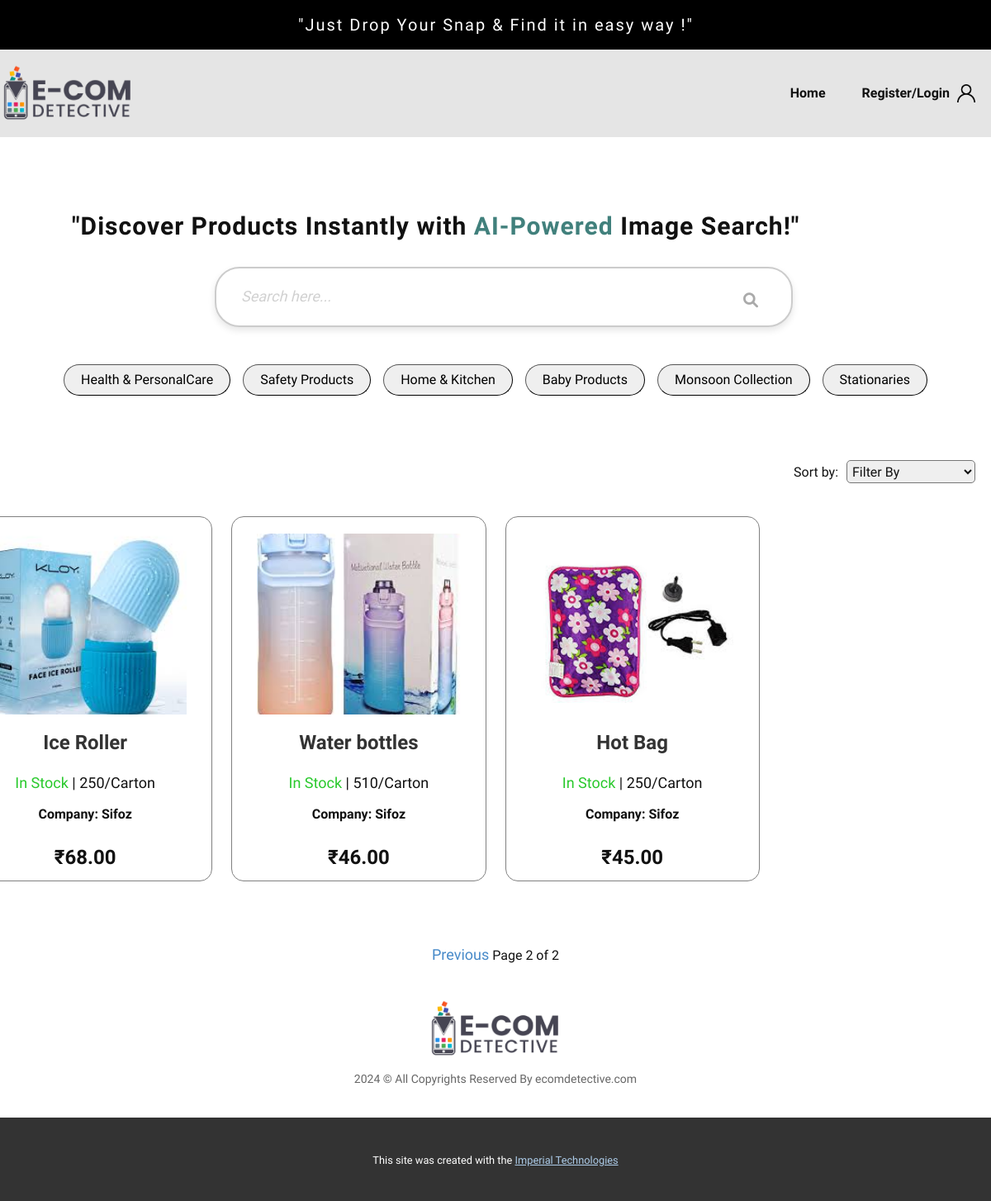
Before: /?q=&category=&sort=&page=2 with the older database file.
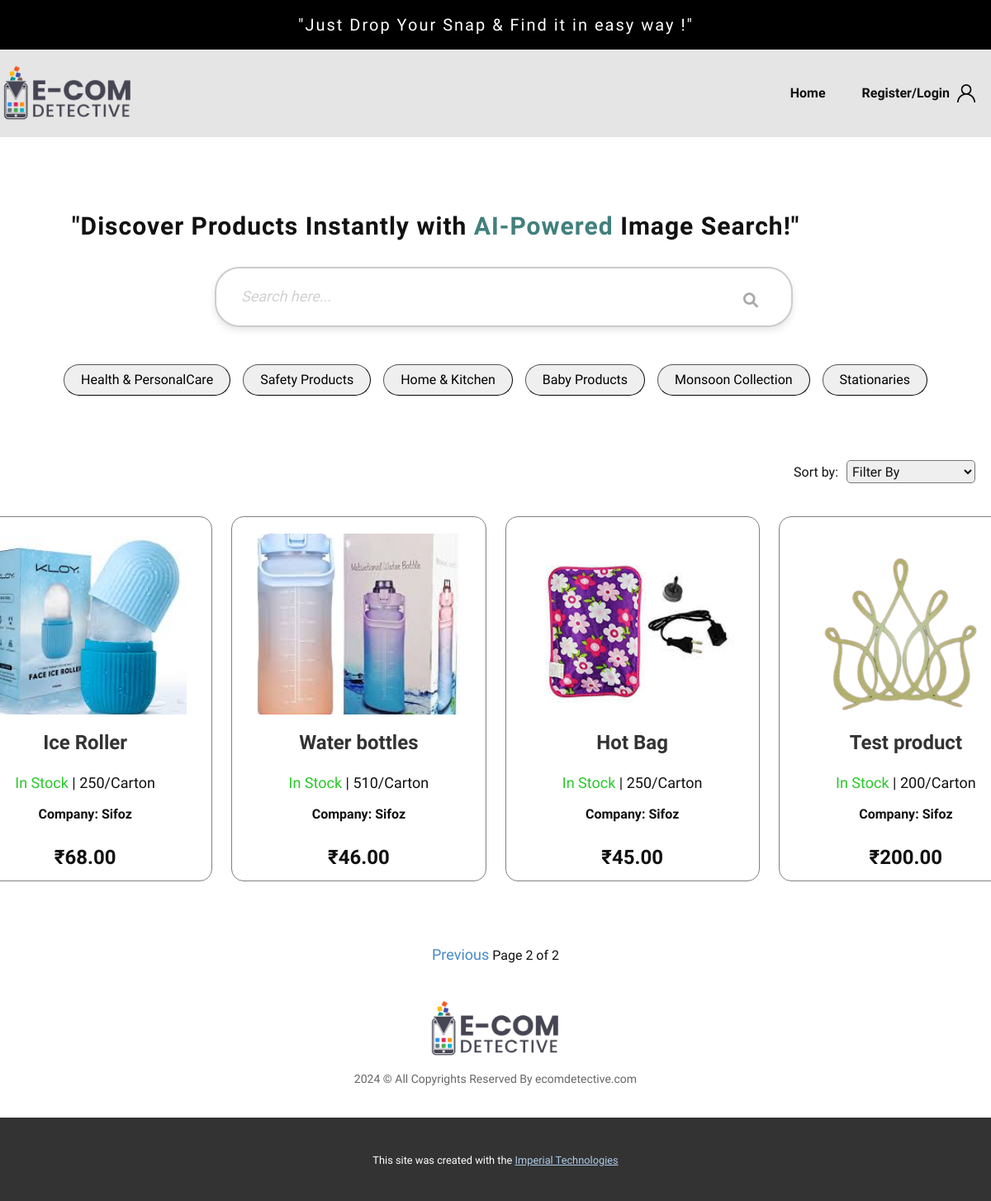
After: the same page with the newer database file.
### ecomApp/models.py (models this page shows, shortened)
class Product(models.Model):
    CATEGORY_CHOICES = [
        ('Home & Kitchen', 'Home & Kitchen'),
        ('Health & PersonalCare', 'Health & PersonalCare'),
        ('Safety Products', 'Safety Products'),
        ('Electronic', 'Electronic'),
        ('Monsoon Collection', 'Monsoon Collection'),
        ('Baby Products', 'Baby Products'),
        ('Stationaries', 'Stationaries'),
        ('Home Decor', 'Home Decor'),
        ('Packaging Material', 'Packaging Material'),
    ]
    name = models.CharField(max_length=255)
    sku = models.CharField(max_length=50, unique=True)
    price = models.DecimalField(max_digits=10, decimal_places=2)
    image = models.ImageField(upload_to='products/')
    hsn_code = models.CharField(max_length=20)
    carton_quantity = models.PositiveIntegerField()
    in_stock = models.BooleanField(default=True)
    category = models.CharField(max_length=50, choices=CATEGORY_CHOICES, default='Electronics')
    user = models.ForeignKey(User, on_delete=models.CASCADE)  # Link to User model

class Profile(models.Model):
    ROLE_CHOICES = (
        ('Wholeseller', 'Wholeseller'),
        ('Customer', 'Customer'),
    )
    user = models.OneToOneField(User, on_delete=models.CASCADE)
    role = models.CharField(max_length=20, choices=ROLE_CHOICES)
    company_name = models.CharField(max_length=100, blank=True, null=True)  # Wholeseller
    address = models.TextField(blank=True, null=True)  # Wholeseller
    sell_on_amazon = models.BooleanField(default=False)  # Customer
    sell_on_flipkart = models.BooleanField(default=False)  # Customer
    sell_on_meesho = models.BooleanField(default=False)  # Customer

### ecomApp/views.py (the view, shortened to what this page needs)
# urls.py: path('', views.search_view, name='search'),  # Root URL
def search_view(request):
    query = request.GET.get('q', '')  # Retrieve search query
    category_id = request.GET.get('category', '')  # Retrieve category from URL parameters
    sort = request.GET.get('sort', '')
    page_number = request.GET.get('page', 1)  # Get the current page number
    products = Product.objects.filter(user__profile__role='Wholeseller')  # Base queryset
    if sort == 'price_asc':
        products = products.order_by('price')
    elif sort == 'price_desc':
        products = products.order_by('-price')
    elif sort == 'name_asc':
        products = products.order_by('name')
    elif sort == 'name_desc':
        products = products.order_by('-name')
    elif sort == 'below_99':
        products = products.filter(price__lt=99)
    elif sort == 'below_249':
        products = products.filter(price__lt=249)
    if category_id:
        products = products.filter(category=category_id)
    paginator = Paginator(products, 8)  # 8 products per page
    paginated_products = paginator.get_page(page_number)
    categories = Product.objects.values_list('category', flat=True).distinct()
    return render(request, 'ecomApp/search.html', {
        'products': paginated_products,
        'query': query,
        'categories': categories,
        'selected_category': category_id,
        'sort': sort,
    })

### ecomApp/templates/ecomApp/search.html (shortened to what this page needs)
{% extends "ecomApp/layout.html" %}
{% block content %}
<!DOCTYPE html>
<html style="font-size: 16px;" lang="en">
<head>
    {% load static %}
    <link href="https://cdnjs.cloudflare.com/ajax/libs/font-awesome/6.0.0-beta3/css/all.min.css" rel="stylesheet">
    <link rel="stylesheet" href="{% static 'css/nicepage.css' %}" media="screen">
    <link rel="stylesheet" href="{% static 'css/search.css' %}" media="screen">
    <link rel="stylesheet" href="{% static 'css/intlTelInput.css' %}" media="screen">
</head>
<body>
<div class="content">
    <section class="u-clearfix u-white u-section-1" id="sec-8f87">
        <div class="u-clearfix u-sheet u-sheet-1">
            <h4 class="u-align-center-xs u-text u-text-1"> "Discover Products Instantly with <span class="u-text-palette-4-dark-2">AI-Powered</span> Image Search!"
        </h4>
            <div class="search-container">
                <form method="get" action="{% url 'search' %}">
                    <div style="display: flex; align-items: center; gap: 10px;">
                        <input
                            type="text"
                            name="q"
                            placeholder="Search here..."
                            class="search-box"
                            style="flex-grow: 1;">
                        <button type="submit" class="search-button" style="background: none; border: none;">
                            <i class="fas fa-search search-icon"></i>
                        </button>
                    </div>
                </form>
            </div>
            <div class="category-buttons">
                {% for category in categories %}
                    <button type="button" class="category-button" onclick="filterByCategory('{{ category }}')">{{ category }}</button>
                {% endfor %}
            </div>
        </div>
    </section>
    <section class="u-clearfix u-white u-section-2" id="sec-9add">
        <div class="u-clearfix u-sheet u-sheet-1">
        <div class="custom-expanded u-list u-list-1">
<div style="margin-bottom: 40px; margin-top: -60px;display: flex; justify-content: flex-end; margin-right: 70px">
    <label for="sort" style="margin-right: 10px;margin-top: 2px">Sort by:</label>
    <select style="border-radius: 5px; padding: 2px" id="sort" onchange="sortProducts()">
        <option value="default"> Filter By </option>
    </select>
</div>
          <div class="u-repeater u-repeater-1" id="product-list">
              {% for product in products %}
              <div class="u-align-center u-border-1 u-border-grey-50 u-container-align-center u-container-align-center-lg u-container-align-center-md u-container-align-center-sm u-container-align-center-xl u-container-style u-list-item u-radius u-repeater-item u-shape-round u-list-item-1" data-category="{{ product.category }}">
              <div class="u-container-layout u-similar-container u-container-layout-1">
                <img alt="" class="u-expanded-width u-image u-image-default u-image-2" data-image-width="2000" data-image-height="1333" src="{{ product.image.url }}">
                <h4 class="u-text u-text-grey-80 u-text-13">{{ product.name }} </h4>
                <p class="u-text u-text-14">
                  <span class="{% if product.in_stock %}u-text-custom-color-1{% else %}u-text-custom-color-3{% endif %}">
                                        {% if product.in_stock %}
                                            In Stock
                                        {% else %}
                                            Stock Out
                                        {% endif %}
                                    </span> | {{ product.carton_quantity }}/Carton
                </p>
                <p class="u-text u-text-15"> Company: {{ product.user.profile.company_name }}</p>
                <p class="u-text u-text-16"> ₹{{ product.price }}</p>
              </div>
            </div>
              {% endfor %}
          </div>
        </div>
      </div>
        <div style="text-align: center; margin-top: 20px;">
    {% if products.has_previous %}
        <a href="?q={{ query }}&category={{ selected_category }}&sort={{ sort }}&page={{ products.previous_page_number }}" class="pagination-btn">Previous</a>
    {% endif %}
    <span>Page {{ products.number }} of {{ products.paginator.num_pages }}</span>
</div>
    </section>
</div>
{% endblock %}

### ecomApp/templates/ecomApp/layout.html (shortened to what this page needs)
{% load static %}
<!DOCTYPE html>
<html style="font-size: 16px;" lang="en">
<head>
    <link rel="stylesheet" href="{% static 'css/nicepage.css' %}" media="screen">
<link rel="stylesheet" href="{% static 'css/index.css' %}" media="screen">
    <link rel="stylesheet" href="{% static 'css/search.css' %}" media="screen">
    <link rel="stylesheet" href="{% static 'css/product.css' %}" media="screen">
    <link rel="stylesheet" href="{% static 'css/addproduct.css' %}" media="screen">
  <link rel="stylesheet" href="{% static 'css/intlTelInput.css' %}" media="screen">
</head>
  <body data-path-to-root="./" data-include-products="true" class="u-body u-xl-mode" data-lang="en"><header class="u-align-left u-clearfix u-container-align-left u-header u-section-row-container" id="sec-f866"><div class="u-section-rows">
        <div class="u-black u-section-row u-section-row-1" id="sec-46aa">
          <div class="u-clearfix u-sheet u-valign-middle u-sheet-1">
            <p class="u-align-center-xs u-custom-font u-font-montserrat u-text u-text-default u-text-1" data-animation-name="customAnimationIn" data-animation-duration="1000" data-animation-delay="0"> "Just Drop Your Snap &amp; Find it in easy way !"</p>
          </div>
        </div>
        <div class="u-grey-10 u-section-row u-sticky u-sticky-5c67 u-section-row-2" id="sec-37e8">
          <div class="u-clearfix u-sheet u-sheet-2">
            <a href="{% url 'search' %}" class="u-image u-logo u-image-1" data-image-width="761" data-image-height="328">
              <img src="{% static 'images/Ecom-detective-logo-removebg-preview.png' %}" class="u-logo-image u-logo-image-1" data-image-width="80">
            </a>
            <nav data-position="" class="u-menu u-menu-one-level u-offcanvas u-menu-1">
              <div class="u-custom-menu u-nav-container">
<ul class="u-nav u-unstyled u-nav-1">
                        <li class="u-nav-item">
        <a class="u-button-style u-nav-link" href="{% url 'search' %}">Home</a>
    </li>
    {% if user.is_authenticated %}
        <li class="u-nav-item">
            <a class="u-button-style u-nav-link" >{{ user.username }}</a>
        </li>
        <li class="u-nav-item">
            <a class="u-button-style u-nav-link" href="{% url 'logout' %}" >Logout</a>
        </li>
    {% else %}
        <li class="u-nav-item">
            <a class="u-button-style u-nav-link" href="{% url 'register' %}">Register/Login</a>
        </li>
    {% endif %}
                </ul>
              </div>
            </nav>
            <span class="u-file-icon u-hidden-xs u-icon u-icon-1">
              <img src="{% static 'images/747376.png' %}" alt="">
            </span>
          </div>
        </div>
      </div>
    </header>
  <div class="content">
     {% block content %}
                {% endblock %}
  </div>
    <footer class="u-align-center u-clearfix u-container-align-center u-footer u-white u-footer" id="sec-ed7a"><div class="u-clearfix u-sheet u-sheet-1">
        <a href="#" class="u-image u-logo u-image-1" data-image-width="761" data-image-height="328">
          <img src="{% static 'images/Ecom-detective-logo-removebg-preview.png' %}" class="u-logo-image u-logo-image-1" data-image-width="80">
        </a>
        <p class="u-text u-text-default u-text-grey-60 u-text-1"> 2024 © All Copyrights Reserved By ecomdetective.com</p>
      </div></footer>
    <section class="u-backlink u-clearfix u-grey-80">
      <p class="u-text">
        <span>This site was created with the </span>
        <a class="u-link" href="" target="_blank" rel="nofollow">
          <span>Imperial Technologies</span>
        </a>
      </p>
    </section>
</body></html>

### ecomApp/assets/css/index.css (style rules this page uses)
.u-section-1 { background-image: none; }
.u-section-1 .u-sheet-1 { min-height: 647px; }
.u-section-1 .u-text-1 { --animation-custom_in-translate_x: -200px; --animation-custom_in-translate_y: 0px; --animation-custom_in-opacity: 0; --animation-custom_in-rotate: 0deg; --animation-custom_in-scale: 1; font-size: 4.5rem; margin: 94px 355px 0 0; }
.u-section-2 { background-image: none; }
.u-section-2 .u-sheet-1 { min-height: 541px; }
.u-section-2 .u-container-layout-1 { padding: 30px 0; }

### ecomApp/assets/css/search.css (style rules this page uses)
.u-section-1 .u-sheet-1 { min-height: 336px; }
.u-section-1 .u-text-1 { letter-spacing: 1px; font-weight: 700; font-size: 1.875rem; margin: 90px 57px 31px; }
.u-section-2 .u-sheet-1 { min-height: 612px; }
.u-section-2 .u-list-1 { grid-template-rows: repeat(1, auto); width: 1302px; margin: 115px -81px 55px; }
.u-section-2 .u-repeater-1 { grid-template-columns: repeat(4, calc(25% - 17.25px)); min-height: 442px; grid-auto-columns: calc(25% - 17.25px); grid-gap: 23px; }
.u-section-2 .u-list-item-1 { --radius: 15px; }
.u-section-2 .u-container-layout-1 { padding: 20px 30px 9px; }
.u-section-2 .u-image-2 { height: 219px; margin: 0; }
.u-section-2 .u-text-13 { font-weight: 700; font-size: 1.5rem; margin: 20px 0 0; }
.u-section-2 .u-text-14 { font-size: 1.125rem; margin: 20px 0 0; }
.u-section-2 .u-text-15 { font-size: 1rem; font-weight: 600; margin: 11px 0 0; }
.u-section-2 .u-text-16 { margin-left: 0; margin-right: 0; margin-bottom: 0; font-weight: 700; font-size: 1.5rem; }

### ecomApp/assets/css/product.css (style rules this page uses)
.u-section-1 .u-sheet-1 { min-height: 740px; }
.u-section-1 .u-text-1 { font-weight: 700; letter-spacing: 2px; margin: 20px auto 0; }

### ecomApp/assets/css/addproduct.css (style rules this page uses)
.u-section-1 .u-sheet-1 { min-height: 913px; }
.u-section-1 .u-text-1 { font-weight: 700; font-size: 1.875rem; margin: 54px -21px 0 473px; }

### ecomApp/templates/ecomApp/search.html (style rules this page uses)
.search-container { justify-content: center; width: 700px; align-items: center; background: white; border: 2px solid #ccc; border-radius: 30px; margin-left: 230px; padding: 10px; box-shadow: 0 4px 8px rgba(0, 0, 0, 0.1); }
.search-box { flex: 1; border: none; outline: none; font-size: 18px; padding: 10px; margin-left: 10px; border-radius: 30px; }
.search-box::placeholder { color: #aaa; font-style: italic; }
.search-icon { position: absolute; right: 40px; font-size: 18px; margin-top: -6px; color: #aaa; }
.search-button { background-color: #007bff; color: white; border: none; border-radius: 30px; padding: 10px 20px; font-size: 16px; cursor: pointer; margin-left: 10px; }
.category-buttons { display: flex; justify-content: center; margin-top: 45px; gap: 15px; }
.category-button { padding: 5px 20px; border-color: black; border-width: 1px; color: black; border-radius: 30px; cursor: pointer; }

Changed rows visible on the page:
added Product: image (picture), name "Test product", in_stock "In Stock", carton_quantity "200", user.profile.company_name "Sifoz", price "200.00"
